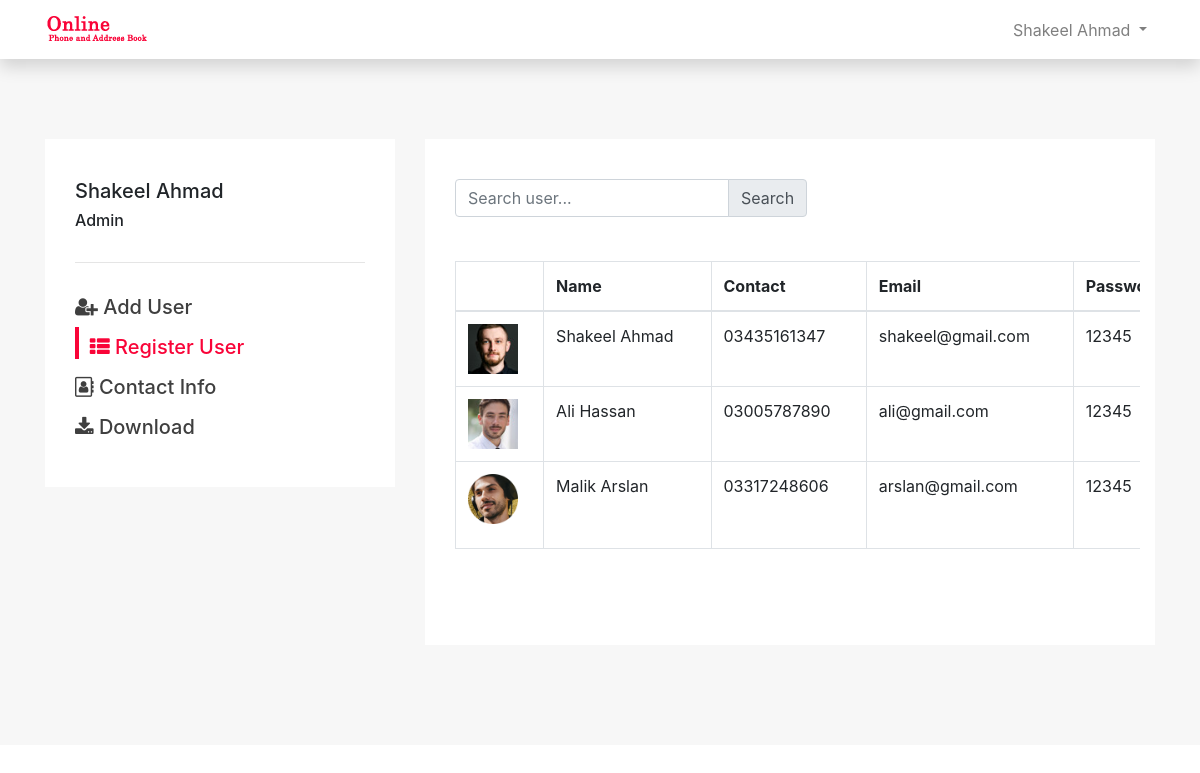
The app's page /admin/user.php (signed in) with its own data.
### tables this page shows
CREATE TABLE `user` (
  `id` int(30) NOT NULL,
  `firstname` varchar(30) NOT NULL,
  `lastname` varchar(30) NOT NULL,
  `contact` varchar(30) NOT NULL,
  `email` varchar(30) NOT NULL,
  `password` varchar(30) NOT NULL,
  `city` varchar(30) NOT NULL,
  `zip` varchar(30) NOT NULL,
  `image` varchar(30) NOT NULL,
  `address` varchar(100) NOT NULL,
  `status` varchar(30) NOT NULL
);

### admin/session.php (called while the page is built, shortened)
<?php
$con=mysqli_connect('localhost','root','','online-phone-and-address-book');
$sql="select * from admin where email='".$_SESSION['admin']."'";
$result=mysqli_query($con,$sql);
$admin=mysqli_fetch_array($result);
?>

### admin/user.php (the view, shortened to what this page needs)
<?php
include_once "session.php";
?>
<!doctype html>
<html>
<head>
<link rel="stylesheet" type="text/css" href="../css/bootstrap.min.css">
<link rel="stylesheet" type="text/css" href="../css/font-awesome.min.css">
<link rel="stylesheet" type="text/css" href="../css/style.css">
</head>
<body>
<nav class="navbar navbar-expand-lg navbar-light shadow">
	<div class="container">
    <a class="navbar-brand mr-5" href="index.php">
    <img src="../img/logo.png">
    </a>
  <div class="collapse navbar-collapse" id="collapsibleNavbar">
  <ul class="navbar-nav ml-auto">
    <li class="nav-item dropdown">
      <a class="nav-link dropdown-toggle" id="link" href="#" id="navbardrop" data-toggle="dropdown">
        <?php echo $admin['name'];?>
      </a>
    </li>
      </ul>
    </div>
    </div>
</nav>
<div id="three">
<div class="container">
<div class="row">
<div class="col-md-4">
<div id="admin-box">
<h5><?php echo $admin['name'];?></h5>
<h6 class="pb-3">Admin</h6>
<hr>
<a href="add_user.php"><h5 class="pt-3"><i class="fa fa-user-plus"></i> Add User</h5></a>
<a href="user.php" id="button-link"><h5 class="pt-2" id="button-link-heading">&nbsp;&nbsp;<i class="fa fa-th-list"></i> Register User</h5></a>
<a href="contact.php"><h5 class="pt-2"><i class="fa fa-address-book-o"></i> Contact Info</h5></a>
<a href="download.php"><h5 class="pt-2"><i class="fa fa-download"></i> Download</h5></a>
</div>
</div>
<div class="col-md-8">
<div id="admin-box">
<div class="row">
<div class="col-md-12 mb-4">
<form method="post" class="form-inline" action="search.php">
     <div class="input-group">
    <input class="form-control" type="text" name="search" required placeholder="Search user...">
    <div class="input-group-append">
    <button type="submit" class="input-group-text" name="submit">Search</button>
    </div>
    </div>
  </form>
</div>
</div>
<div class="row">
<div class="col-md-12" id="table-area">
<div class="col-md-12">
<table class="table table-bordered" id="user-table">
<thead>
<tr>
<th></th>
<th>Name</th>
<th>Contact</th>
<th>Email</th>
<th>Password</th>
</tr>
</thead>
<tbody>
<?php
$sql="select * from user";
$result=mysqli_query($con,$sql);
while($row=mysqli_fetch_array($result)){
?>
<tr>
<td><img src="../img/<?php echo $row['image'];?>" height="50px" width="50px"></td>
<td><?php echo $row['firstname']." ".$row['lastname'];?></td>
<td><?php echo $row['contact'];?></td>
<td><?php echo $row['email'];?></td>
<td><?php echo $row['password'];?></td>
</tr>
<?php } ?>
</tbody>
</table>
</div>
</div>
</div>
</div>
</div>
</div>
</div>
</div>
</body>
</html>

### css/style.css (style rules this page uses)
#three { padding:80px 0 100px 0; background-color:#F7F7F7; height:auto; }
#admin-box { background-color:white; padding:40px 30px 40px 30px; }
a { color:#3F3F3F; }
#button-link { color:#F90438; }
#button-link-heading { border-left:4px solid #F90438; }
#table-area { overflow:auto; padding:20px 0 40px 0; }
#user-table { width:1800px; }

### records on screen
user: image (picture), firstname "Shakeel", lastname "Ahmad", contact "03435161347", email "shakeel@gmail.com", password "12345"
user: image (picture), firstname "Ali", lastname "Hassan", contact "03005787890", email "ali@gmail.com", password "12345"
user: image (picture), firstname "Malik", lastname "Arslan", contact "03317248606", email "arslan@gmail.com", password "12345"

### other values on screen
$admin['name'] "Shakeel Ahmad"
